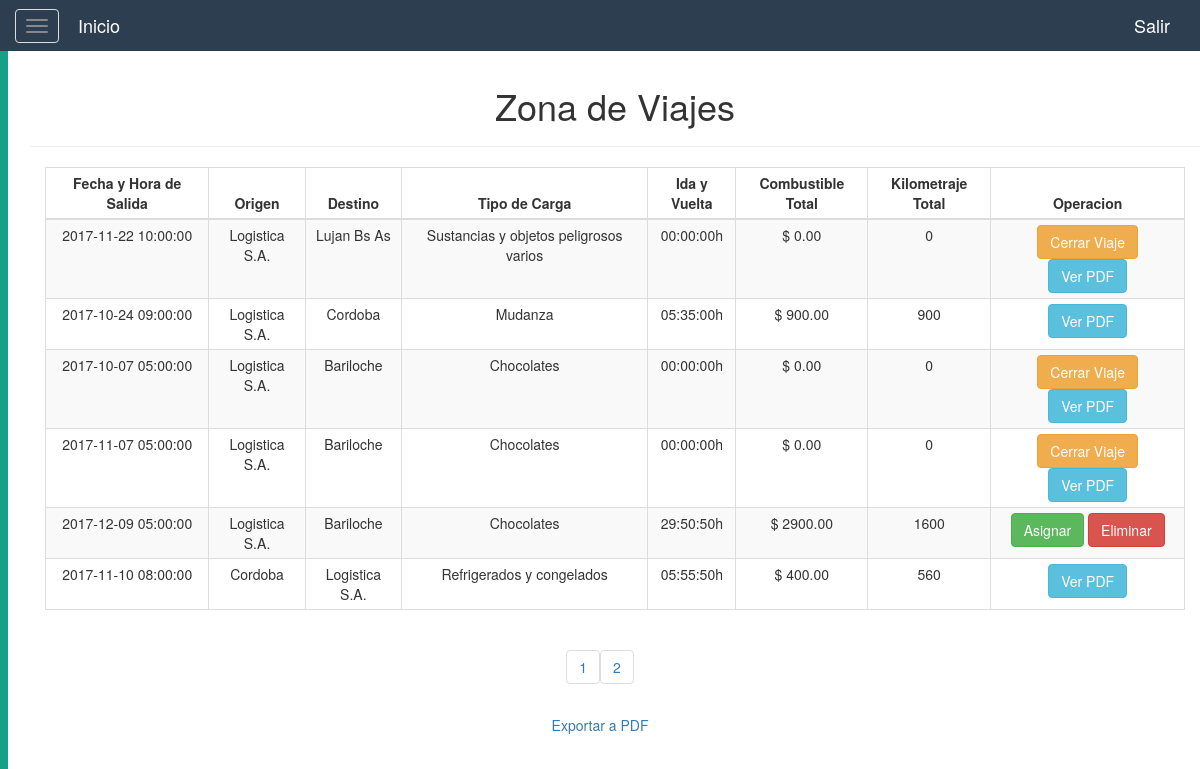
The page /logistica/vista_viajes.php (signed in) on the database its author committed.
### tables this page shows
CREATE TABLE Viaje(
    idViaje int(11) NOT NULL AUTO_INCREMENT,
    fkPresupuestoV int(11) NOT NULL,
    fecha datetime NOT NULL,
    origen varchar(45) NOT NULL,
    destino varchar(45) NOT NULL,
    tipo_carga varchar(45) NOT NULL,
    tiempo_total time NOT NULL,
    combustible_total decimal(11,2) NOT NULL,
    km_total int(11) NOT NULL,
    cerrado enum('Si', 'No') NOT NULL DEFAULT 'No',
    PRIMARY KEY (idViaje),
    CONSTRAINT fk_prev FOREIGN KEY (fkPresupuestoV)
		REFERENCES Presupuesto (idPresupuesto)
);

### resources/config.php (called while the page is built, shortened)
<?php
    $TEMPLATES_PATH=$_SERVER['DOCUMENT_ROOT'].'/resources/templates';
    $DB_PATH=$_SERVER['DOCUMENT_ROOT'].'/resources/db';
    require_once($TEMPLATES_PATH.'/cssHead.php');
    require_once($DB_PATH.'/control.php');
?>

### resources/db/control.php (called while the page is built, shortened)
<?php
    class controlDB{
        function __construct(){
            try{
            $host="localhost";
            $dbname="logistica";
            $user="root";
            $pass="";
            $this->con=mysqli_connect($host,$user,$pass) or die("No se puede conectar con la base de datos.");
            mysqli_select_db($this->con,$dbname)or die("No se encuentra la base de datos.");
            mysqli_set_charset($this->con, "utf8");
            }catch(Exception $ex){
                throw $ex;
            }
        }
        function consultar($sql){
            $result=mysqli_query($this->con,$sql);
            $data=null;
            if($result){
                while($fila=mysqli_fetch_array($result)){
                    $data[]=$fila;
                }
            }
            return $data;
        }
    }
?>

### resources/library/viajes_pag.php (called while the page is built, shortened)
<?php
    $tamagno_paginas = 6;
    if(isset($_GET['pagina'])) {
        $pag = $_GET['pagina'];
    } else {
        $pag = 1;
    }
    $empezar_desde = ($pag-1) * $tamagno_paginas;
    $datos = $obj -> consultar("SELECT V.idViaje VViaje, V.fkPresupuestoV fkPresupuesto, V.fecha Fecha, V.origen Origen, V.destino Destino, V.tipo_carga Carga, V.tiempo_total Tiempo, V.combustible_total Combustible, V.km_total Km
        FROM Viaje V
        ORDER BY V.idViaje
        LIMIT $empezar_desde, $tamagno_paginas
    ");
    $cons = $obj -> consultar("SELECT T.fkViajeT TViaje
        FROM Vehiculo_Chofer_viaje T
        ORDER BY T.fkViajeT
    ");
    $asignar = array();
    foreach($cons as $a){
        $asignar[] = $a['TViaje'];
    }
    $num_filas = count($obj -> consultar("SELECT *
        FROM viaje
    "));
    $total_paginas = ceil($num_filas/$tamagno_paginas);
?>

### logistica/vista_viajes.php (the view, shortened to what this page needs)
<!DOCTYPE html>
<html lang="es">
<head>
    <?php
    require_once($_SERVER['DOCUMENT_ROOT'].'/resources/config.php');
      $obj = new controlDB();
    if($_SESSION['rol'] == 'Administrador' || $_SESSION["rol"] == 'Supervisor'){
        include $LIBRARY_PATH.'/viajes_pag.php';
    }else{
        include $LIBRARY_PATH.'/viajesChofer_pag.php';
    }
    ?>
</head>
<body>
    <?php
    require_once($_SERVER['DOCUMENT_ROOT'].'/resources/templates/header.php');
    ?>
    <div id="wrapper">
        <?php
        require_once($_SERVER['DOCUMENT_ROOT'].'/resources/templates/sidebar.php');
        ?>
        <div id="page-content-wrapper">
            <div class="container-fluid">
                <div class="row">
                    <div class="col-lg-12 text-center">
                        <div class="container">
                            <div class="row">
                                <div class="col">
                                    <h1>Zona de Viajes</h1>
                                    <hr/>
                                </div>
                            </div>
                        </div>
                        <div class="container">
                            <div class="row">
                                <div class="col-lg-12 col-md-12 col-sm-12 col-xs-12">
                                    <div class="table-responsive">
                                        <table class="table table-striped table-bordered table-condensed table-hover">
                                            <thead>
                                                <th  class="text-center">Fecha y Hora de Salida</th>
                                                <th  class="text-center">Origen</th>
                                                <th  class="text-center">Destino</th>
                                                <th  class="text-center">Tipo de Carga</th>
                                                <th  class="text-center">Ida y Vuelta</th>
                                                <th  class="text-center">Combustible Total</th>
                                                <th  class="text-center">Kilometraje Total</th>
                                                <?php if($_SESSION['rol'] == 'Administrador' || $_SESSION["rol"] == 'Supervisor') {?>
                                                <th  class="text-center">Operacion</th>
                                                <?php } ?>
                                            </thead>
                                            <?php if($_SESSION['rol'] == 'Administrador' || $_SESSION["rol"] == 'Supervisor') {?>
                                            <?php foreach($datos as $td){ ?>
                                            <tr>
                                                <td><?php echo $td['Fecha']; ?></td>
                                                <td><?php echo $td['Origen']; ?></td>
                                                <td><?php echo $td['Destino']; ?></td>
                                                <td><?php echo $td['Carga']; ?></td>
                                                <td><?php echo ($td['Tiempo'].'h'); ?></td>
                                                <td><?php echo ('$ '.$td['Combustible']); ?></td>
                                                <td><?php echo $td['Km']; ?></td>
                                                <td class="text-center">
                                                    <?php if(!in_array($td['VViaje'], $asignar)) { ?>
                                                    <a href="asignarViaje.php?id=<?php echo $td['VViaje']?>">
                                                        <button class="btn btn-success">Asignar</button>
                                                    </a>
                                                    <a href="bdViajes.php?id=<?php echo $td['VViaje']?>&funcion=eliminar&presupuesto=<?php echo $td['fkPresupuesto']?>">
                                                        <button class="btn btn-danger">Eliminar</button>
                                                    </a>
                                                    <br>
                                                    <?php } else { ?>
                                                        <?php if($td['Tiempo'] == '00:00:00') { ?>
                                                            <a href="cerrarViaje.php?id=<?php echo $td['VViaje']; ?>">
                                                                <button class="btn btn-warning">Cerrar Viaje</button>
                                                            </a>
                                                        <?php } ?>
                                                    <a href="imprimirViajeQR.php?id=<?php echo $td['VViaje']?>" target="_blank">
                                                        <button class="btn btn-info">Ver PDF</button>
                                                    </a>
                                                    <?php } ?>
                                                </td>
                                            </tr>
                                            <?php }}else{ ?>
                                            <?php foreach($datos4 as $td){ ?>
                                            <tr>
                                                <td><?php echo $td['fecha']; ?></td>
                                                <td><?php echo $td['origen']; ?></td>
                                                <td><?php echo $td['destino']; ?></td>
                                                <td><?php echo $td['carga']; ?></td>
                                                <td><?php echo ($td['tiempo'].'h'); ?></td>
                                                <td><?php echo ('$ '.$td['combustible']); ?></td>
                                                <td><?php echo $td['km']; ?></td>
                                            </tr>
                                            <?php }} ?>
                                        </table>
                                    </div>
                                </div>
                            </div>
                        </div>
                        <div class="row">
                            <div class="col">
                             <?php
                             for($i = 1; $i <= $total_paginas; $i++){
                                echo "<ul class='pagination'>
                                <li><a href='?pagina=".$i."'>".$i."</a></li>
                                </ul>";}
                                ?>
                            </div>
                        </div>
                        <div class="row">
                            <?php if($_SESSION['rol'] == 'Administrador' || $_SESSION["rol"] == 'Supervisor') {?>
                            <a href="exportarViaje.php" target="_blank">
                                <button class="btn btn-link">Exportar a PDF</button>
                            </a>
                            <?php } ?>
                        </div>
                    </div>
                </div>
            </div>
        </div>
    </div>
</body>
</html>

### resources/templates/cssHead.php
<?php
    echo "
        <meta charset='utf-8'>
        <meta name='viewport' content='width=device-width, initial-scale=1'>
        <link rel='stylesheet' href='/resources/css/bootstrap.min.css'>
        <link rel='stylesheet' href='/resources/css/fontello.css'>
        <link rel='stylesheet' href='/resources/css/frontEstilo.css'>
        <link rel='stylesheet' href='/resources/css/header.css'>
        <link rel='stylesheet' href='/resources/css/menuLateral.css'>
        <link rel='icon' href='/resources/images/title-logo.png' type='image/x-icon'>
    ";
?>

### resources/templates/header.php (shortened to what this page needs)
<nav class='navbar navbar-default'>
    <div class='container-fluid'>
        <div class='navbar-header'>
            <button type='button' class='navbar-toggle navbar-toggle-left collapsed' id='menu-toggle'>
        <span class='icon-bar'></span>
        <span class='icon-bar'></span>
        <span class='icon-bar'></span>
      </button>
            <a class='navbar-brand' href='ppal.php'>Inicio</a>
        </div>
        <div class='collapse navbar-collapse' id='bs-example-navbar-collapse-1'>
            <ul class='nav navbar-nav navbar-right'>
                <li>
                    <a href='logout.php' class="navbar-brand azul">Salir</a>
                </li>
            </ul>
        </div>
    </div>
</nav>

### resources/templates/sidebar.php (shortened to what this page needs)
<div id='sidebar-wrapper'>
</div>

### resources/css/header.css (style rules this page uses)
.navbar { border-radius: 0px; }
.navbar-default { background-color:#2C3E50; border: #2C3E50 0px; color: white; }
.navbar-default .navbar-brand { color: white; }
.navbar-default .navbar-nav>li>a { color: white; }
.navbar { margin-bottom: 0px; }
.navbar-toggle-left { display: inline-block; }
.navbar-brand { display:inline-block; float:none; }
.navbar-toggle-left { float:none; }

### resources/css/menuLateral.css (style rules this page uses)
#sidebar-wrapper { z-index: 1; position: absolute; width: 0; height: 100%; overflow-y: hidden; background: #2C3E50; border-left: 8px solid #16A085; transition: all 0.4s ease; }
#page-content-wrapper { width: 100%; height: 100%; position: absolute; padding: 15px; }

### rows shown on the page
viaje: fecha "2017-11-22 10:00:00", origen "Logistica S.A.", destino "Lujan Bs As", tipo_carga "Sustancias y objetos peligrosos varios", tiempo_total "00:00:00", combustible_total "0.00", km_total "0"
viaje: fecha "2017-10-24 09:00:00", origen "Logistica S.A.", destino "Cordoba", tipo_carga "Mudanza", tiempo_total "05:35:00", combustible_total "900.00", km_total "900"
viaje: fecha "2017-10-07 05:00:00", origen "Logistica S.A.", destino "Bariloche", tipo_carga "Chocolates", tiempo_total "00:00:00", combustible_total "0.00", km_total "0"
viaje: fecha "2017-11-07 05:00:00", origen "Logistica S.A.", destino "Bariloche", tipo_carga "Chocolates", tiempo_total "00:00:00", combustible_total "0.00", km_total "0"
viaje: fecha "2017-12-09 05:00:00", origen "Logistica S.A.", destino "Bariloche", tipo_carga "Chocolates", tiempo_total "29:50:50", combustible_total "2900.00", km_total "1600"
viaje: fecha "2017-11-10 08:00:00", origen "Cordoba", destino "Logistica S.A.", tipo_carga "Refrigerados y congelados", tiempo_total "05:55:50", combustible_total "400.00", km_total "560"
